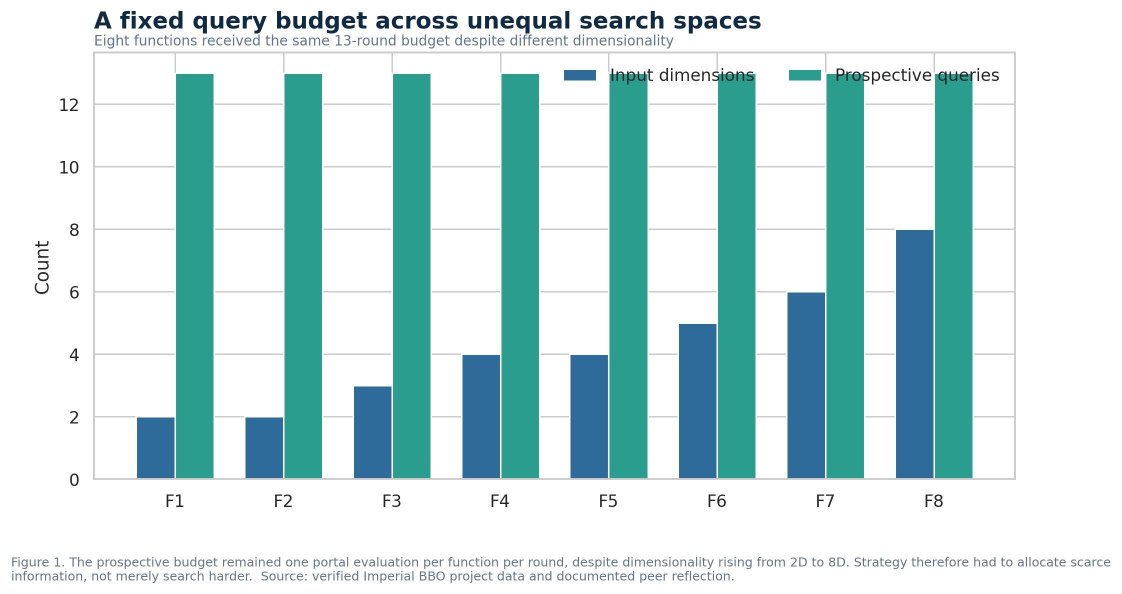
#> input picture Module_25_Final_BBO_Submission/25_2_Successful_Optimisation_Strategies/figures/Figure_01_budget_and_dimensionality.jpg, 2244 x 1187 px (shown at 1/2 size); its folder holds 4 pictures in this run
$ python build_figure_pairs.py
#> lines starting #> are read from the running program, lines starting #| are printed output that depends on the picture
from pathlib import Path
import textwrap

from PIL import Image, ImageDraw, ImageFont

from generate_25_2_figures import CAPTIONS as CAPTIONS_01_10
from generate_25_2_additional_figures import CAPTIONS as CAPTIONS_11_30

HERE = Path(__file__).resolve().parent
SRC = HERE / "figures"
OUT = HERE / "figure_pairs"
OUT.mkdir(parents=True, exist_ok=True)
CAPTIONS = {**CAPTIONS_01_10, **CAPTIONS_11_30}
NAVY = "#102A43"
GREY = "#475569"
TITLE_FONT = ImageFont.truetype("/usr/share/fonts/truetype/dejavu/DejaVuSans-Bold.ttf", 31)
CAPTION_FONT = ImageFont.truetype("/usr/share/fonts/truetype/dejavu/DejaVuSans.ttf", 24)

for first in range(1, 31, 2):
    files = [next(SRC.glob(f"Figure_{n:02d}_*.jpg")) for n in (first, first + 1)]
    images = [Image.open(p).convert("RGB") for p in files]
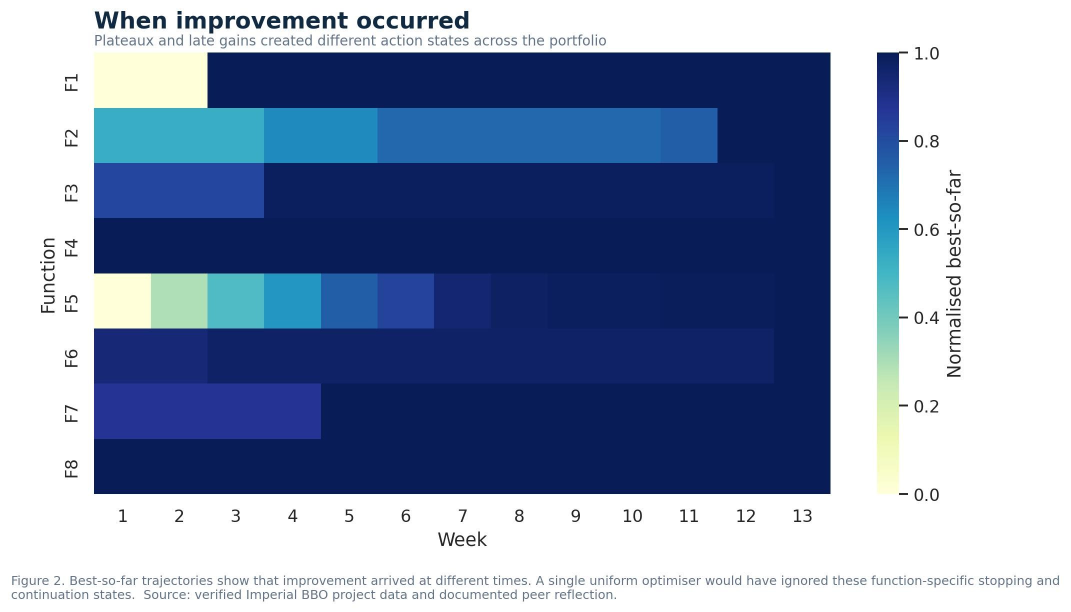
#> input picture Module_25_Final_BBO_Submission/25_2_Successful_Optimisation_Strategies/figures/Figure_02_best_so_far_heatmap.jpg, 2142 x 1224 px (shown at 1/2 size)
#> images = 2 items
    height = 1040
    resized = [im.resize((round(im.width * height / im.height), height), Image.Resampling.LANCZOS) for im in images]
#> resized = 2 items
    panel_width = max(im.width for im in resized)
#> panel_width = 1966
    gap = 56
    caption_height = 330
    canvas = Image.new("RGB", (panel_width * 2 + gap, height + caption_height), "white")
#> canvas: PIL image 3988x1370 RGB; every value is 255
    draw = ImageDraw.Draw(canvas)
    for i, im in enumerate(resized):
        number = first + i
        x = i * (panel_width + gap) + (panel_width - im.width) // 2
        canvas.paste(im, (x, 0))
        box_x = i * (panel_width + gap) + 24
        box_y = height + 18
        box_w = panel_width - 48
        draw.rounded_rectangle((box_x, box_y, box_x + box_w, box_y + caption_height - 36), radius=18,
                               fill="#F4F7FA", outline="#CAD5E1", width=2)
        draw.text((box_x + 22, box_y + 18), f"FIGURE {number}", font=TITLE_FONT, fill=NAVY)
        lines = textwrap.wrap(CAPTIONS[number], width=80)
        draw.multiline_text((box_x + 22, box_y + 68), "\n".join(lines), font=CAPTION_FONT,
                            fill=GREY, spacing=7)
#> this loop made 2 passes
#> (number, x, box_x, box_y, box_w) on passes 1 to 2: (1, 0, 24, 1058, 1918), (2, 2095, 2046, 1058, 1918)
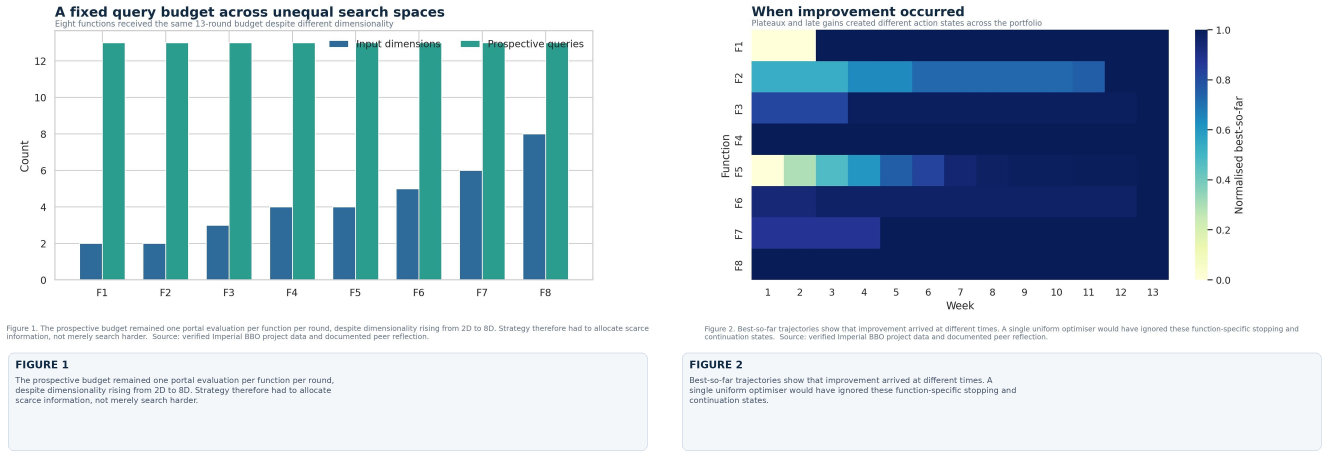
#> canvas: PIL image 3988x1370 RGB (shown at 1/3 size); mean R, G, B 189.3, 204.6, 215.6
    out = OUT / f"Figures_{first:02d}_{first+1:02d}.jpg"
    canvas.save(out, "JPEG", quality=89, optimize=True, progressive=True)
    for im in images:
        im.close()
#> this loop made 2 passes
#> pass 2 of the loop `for first in range(1, 31, 2):`:
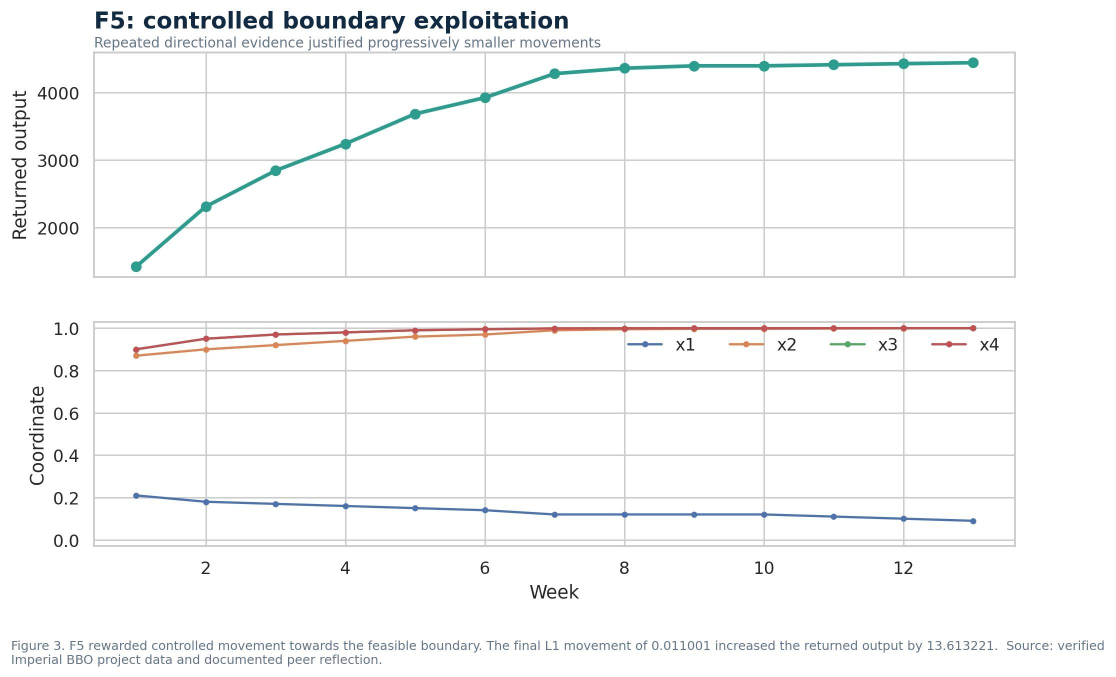
#> input picture Module_25_Final_BBO_Submission/25_2_Successful_Optimisation_Strategies/figures/Figure_03_f5_boundary_exploitation.jpg, 2231 x 1354 px (shown at 1/2 size)
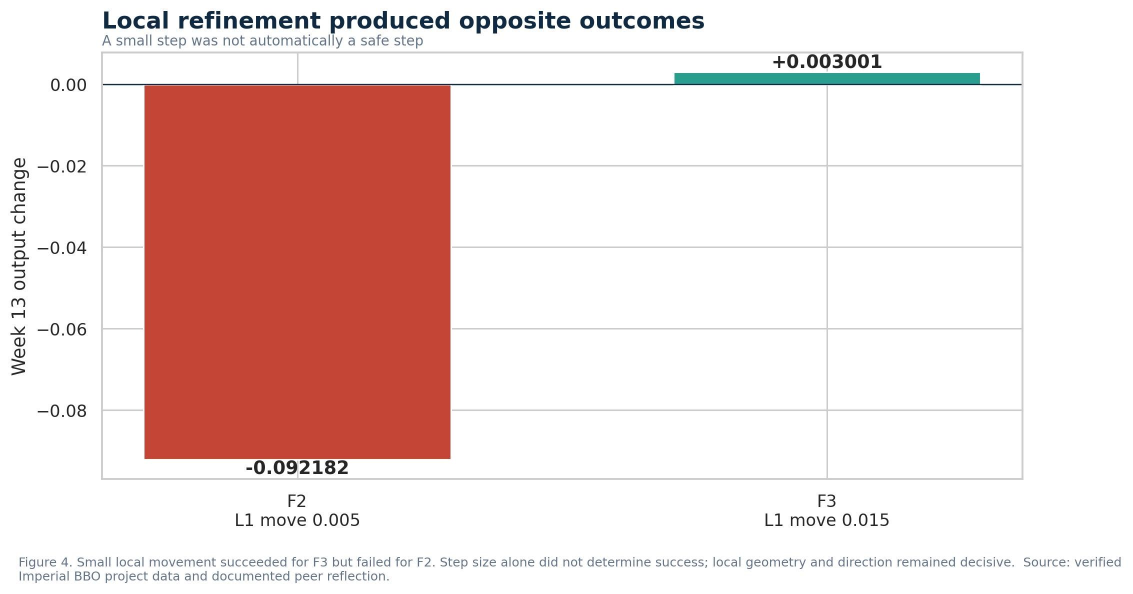
#> input picture Module_25_Final_BBO_Submission/25_2_Successful_Optimisation_Strategies/figures/Figure_04_local_refinement_contrast.jpg, 2265 x 1187 px (shown at 1/2 size)
#> panel_width = 1984
#> the loop `for i, im in enumerate(resized):` made 2 passes
#> (number, x, box_x, box_y, box_w) on passes 1 to 2: (3, 135, 24, 1058, 1936), (4, 2040, 2064, 1058, 1936)
#> after the loop `for i, im in enumerate(resized):`:
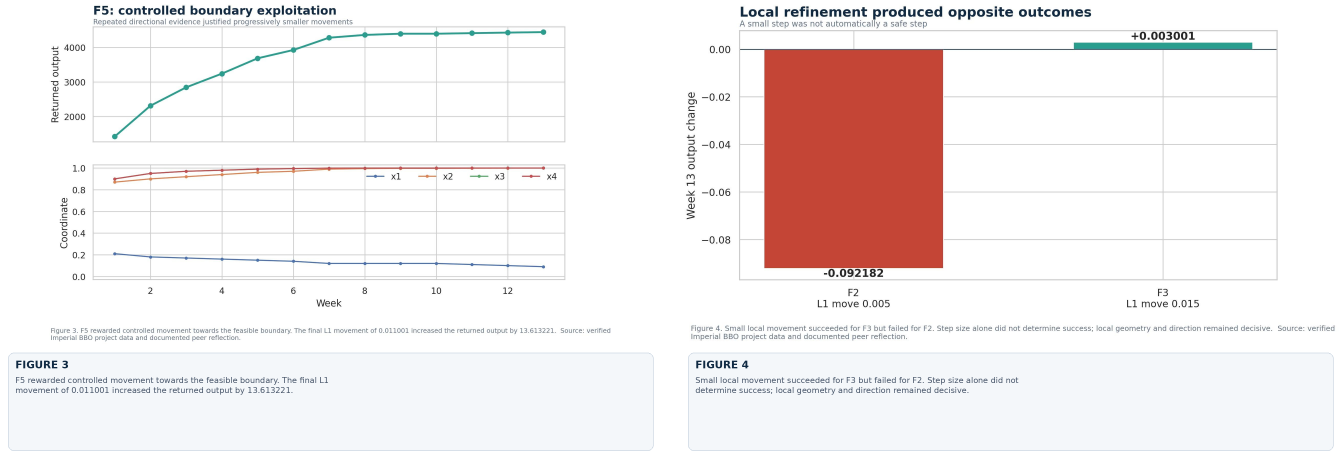
#> canvas: PIL image 4024x1370 RGB (shown at 1/3 size); mean R, G, B 243.6, 236.7, 236.6
#> the loop `for im in images:` made 2 passes
#> (the run stopped early here; a loop or call above may not have finished)
